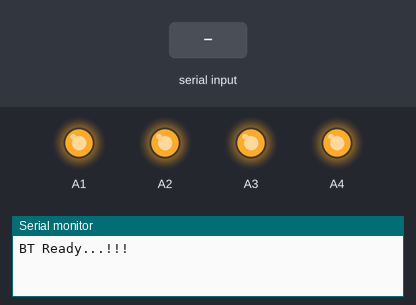
The sketch below on a simulated Arduino Uno, built with avr-gcc and run on an emulated ATmega328P. Shown: output pins drawn as LEDs (lit = HIGH), the last lines printed to the serial monitor. Inputs (shaded band) come from the test bench.

Above: at 1.2 s.
1.3 s: "A" received over the second serial link
At 2.5 s:
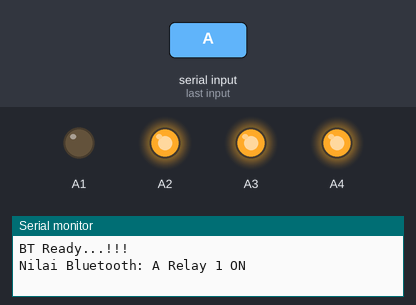
2.8 s: "B" received over the second serial link
At 3.7 s:
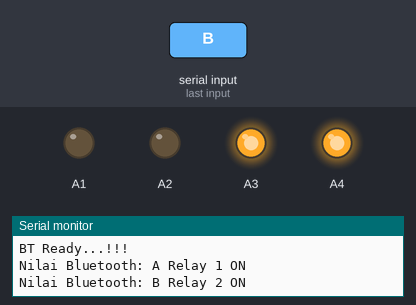
4.3 s: "a" received over the second serial link
At 4.9 s:
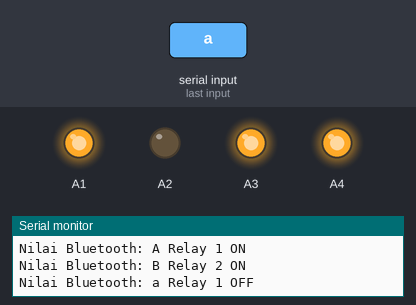
5.8 s: "C" received over the second serial link
At 7.0 s:
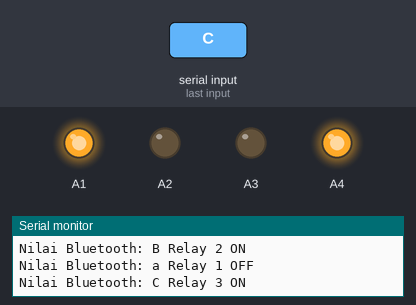
7.3 s: "b" received over the second serial link
At 8.4 s:
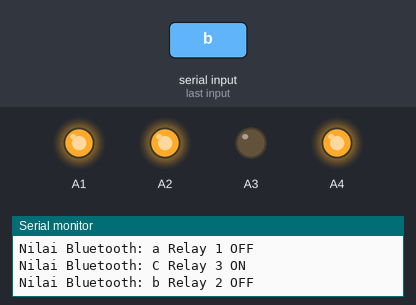
8.8 s: "D" received over the second serial link
At 9.5 s:
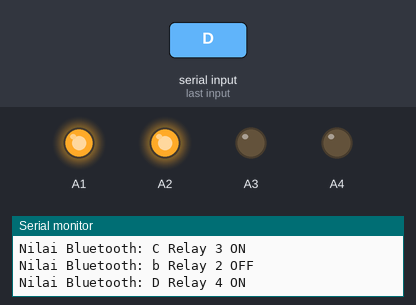
Timing chart, 0 to 11.3 s (numbered marks = the images above; inputs shaded):
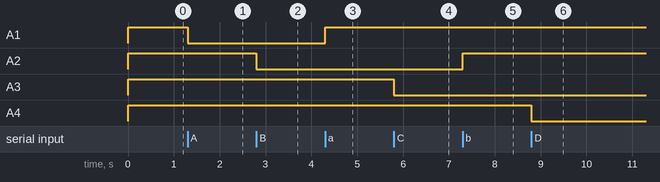

Measured:
- after the input at 1.3 s, A1: HIGH → LOW at once
- after the input at 2.8 s, A2: HIGH → LOW at once
- after the input at 4.3 s, A1: LOW → HIGH at once
- after the input at 5.8 s, A3: HIGH → LOW at once
- after the input at 7.3 s, A2: LOW → HIGH at once
- after the input at 8.8 s, A4: HIGH → LOW at once

The sketch:

Bluetooth4Relay.ino
```cpp
#include <SoftwareSerial.h>

SoftwareSerial mySerial(3, 2); // RX, TX

void setup() {
  // Open serial communications and wait for port to open:
  Serial.begin(9600);
  while (!Serial) {
    ; // wait for serial port to connect. Needed for native USB port only
  }

  mySerial.begin(9600);
  Serial.println("BT Ready...!!!");
  pinMode(A1, OUTPUT);
  pinMode(A2, OUTPUT);
  pinMode(A3, OUTPUT);
  pinMode(A4, OUTPUT);
  digitalWrite(A1, HIGH);
  digitalWrite(A2, HIGH);
  digitalWrite(A3, HIGH);
  digitalWrite(A4, HIGH);
}

void loop() { // run over and over
  if (mySerial.available()) {
    char valBluetooth = mySerial.read();
    Serial.print("Nilai Bluetooth: ");
    Serial.print(valBluetooth);
    switch(valBluetooth)
    {
      case 'A': digitalWrite(A1, LOW); Serial.println(" Relay 1 ON"); break;
      case 'a': digitalWrite(A1, HIGH); Serial.println(" Relay 1 OFF"); break;
      case 'B': digitalWrite(A2, LOW); Serial.println(" Relay 2 ON"); break;
      case 'b': digitalWrite(A2, HIGH); Serial.println(" Relay 2 OFF"); break;
      case 'C': digitalWrite(A3, LOW); Serial.println(" Relay 3 ON"); break;
      case 'c': digitalWrite(A3, HIGH); Serial.println(" Relay 3 OFF"); break;
      case 'D': digitalWrite(A4, LOW); Serial.println(" Relay 4 ON");break;
      case 'd': digitalWrite(A4, HIGH); Serial.println(" Relay 4 OFF");break;
    }
  }

}
```
